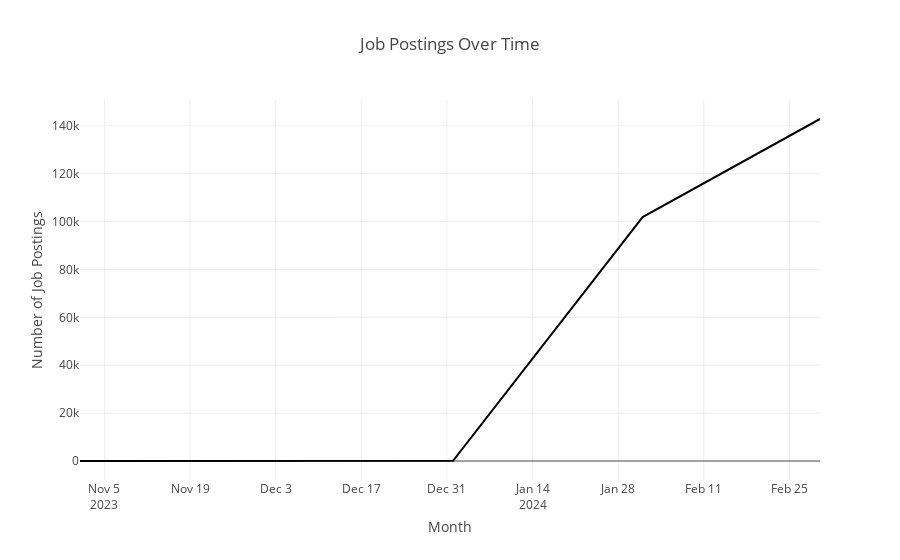

Here is the notebook cell this chart was saved with:
### Markdown cell above
Visualization

### Code cell
import plotly.express as px

# Ensure 'published_date' is in datetime format
df['published_date'] = pd.to_datetime(df['published_date'])

# Extract month and year from 'published_date'
df['year_month'] = df['published_date'].dt.to_period('M')

# Group by 'year_month' to get the count of job postings each month
monthly_job_counts = df.groupby('year_month').size().reset_index(name='job_count')

# Convert 'year_month' to string format
monthly_job_counts['year_month'] = monthly_job_counts['year_month'].astype(str)

# Create a line plot to show job postings over time
fig = px.line(monthly_job_counts, x='year_month', y='job_count', title='Job Postings Over Time', labels={'year_month': 'Month', 'job_count': 'Number of Job Postings'})

# Show the plot
fig.show()

### Figure 1 — Plotly figure (JSON) as saved in the notebook; plotly's stock layout.template omitted (floating-point values rounded to 4 significant figures)
{"data": [{"hovertemplate": "Month=%{x}<br>Number of Job Postings=%{y}<extra></extra>", "legendgroup": "", "line": {"color": "#000001", "dash": "solid"}, "marker": {"symbol": "circle"}, "mode": "lines", "name": "", "orientation": "v", "showlegend": false, "type": "scatter", "x": ["2023-11", "2023-12", "2024-01", "2024-02", "2024-03"], "xaxis": "x", "y": [1, 10, 96, 101887, 142834], "yaxis": "y"}], "layout": {"legend": {"tracegroupgap": 0}, "title": {"text": "Job Postings Over Time"}, "xaxis": {"anchor": "y", "domain": [0, 1], "title": {"text": "Month"}}, "yaxis": {"anchor": "x", "domain": [0, 1], "title": {"text": "Number of Job Postings"}}}}
